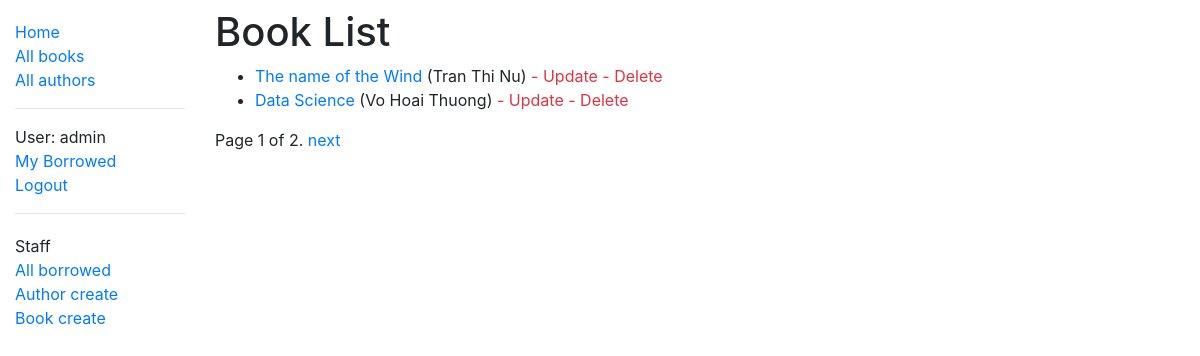
Page /catalog/books/ (signed in) on the committed database.
### catalog/models.py (models this page shows, shortened)
class Book(models.Model):
    title = models.CharField(max_length=200)
    author = models.ForeignKey('Author', null=True, on_delete=models.SET_NULL)
    sumary = models.TextField(
        help_text="Enter a brief description of the book")
    isbn = models.CharField('ISBN', max_length=13, unique=True,
                            help_text='13 Character <a href="https://www.isbn-international.org/content/what-isbn">ISBN number</a>')
    genre = models.ManyToManyField(
        Genre, help_text='Select a genre for this book')
    def get_absolute_url(self):
        return reverse('book-detail', args=[str(self.id)])
    def display_genre(self):
        return ', '.join(genre.name for genre in self.genre.all()[:3])
    display_genre.short_description = 'Genre'

class Author(models.Model):
    first_name = models.CharField(max_length=100)
    last_name = models.CharField(max_length=100)
    date_of_birth = models.DateField(null=True, blank=True)
    date_of_death = models.DateField('died', null=True, blank=True)
    class Meta:
        ordering = ['last_name', 'first_name']
    def __str__(self):
        return f'{self.last_name} {self.first_name}'

### catalog/views.py (the view)
# urls.py: path('books/', views.BookListView.as_view(), name='books'),
class BookListView(LoginRequiredMixin, generic.ListView):
    model = Book
    paginate_by = 2
    context_object_name = 'book_list'
    queryset = Book.objects.all()[:5]  # Get 5 books containing the title war
    template_name = 'book_list.html'  # Specify your own template name/location

### catalog/templates/book_list.html
{% extends "base_generic.html" %}
{% block content %}
<h1>Book List</h1>
{% if book_list %}
<ul>
    {% for book in book_list %}
    <li>
        <a href="{{ book.get_absolute_url }}">{{ book.title }}</a> ({{book.author}})
        {% if perms.catalog.can_mark_returned %}
        <a class="text-danger" href="{% url 'book-update' book.id %}">- Update</a>
        <a class="text-danger" href="{% url 'book-delete' book.id %}">- Delete</a>
        {% endif %}
    </li>
    {% endfor %}
</ul>
{% else %}
<p>There are no books in the library.</p>
{% endif %}
{% endblock %}

### catalog/templates/base_generic.html (shortened to what this page needs)
<!DOCTYPE html>
<html lang="en">
<head>
    <link rel="stylesheet" href="https://cdn.jsdelivr.net/npm/bootstrap@4.5.3/dist/css/bootstrap.min.css"
>
    {% load static %}
    <link rel="stylesheet" href="{% static 'css/styles.css' %}">
</head>
<body>
    <div class="container-fluid">
        <div class="row">
            <div class="col-sm-2">
                {% block sidebar %}
                <ul class="sidebar-nav">
                    <li><a href="{% url 'index' %}">Home</a></li>
                    <li><a href="{% url 'books' %}">All books</a></li>
                    <li><a href="{% url 'authors' %}">All authors</a></li>
                    <hr />
                    {% if user.is_authenticated %}
                    <li>User: {{ user.get_username }}</li>
                    <li><a href="{% url 'my-borrowed' %}">My Borrowed</a></li>
                    <li><a href="{% url 'logout'%}?next={{request.path}}">Logout</a></li>
                    {% else %}
                    <li><a href="{% url 'login'%}?next={{request.path}}">Login</a></li>
                    {% endif %}
                    {% if user.is_staff %}
                    <hr />
                    <ul class="sidebar-nav">
                        <li>Staff</li>
                        {% if perms.catalog.can_mark_returned %}
                        <li><a href="{% url 'borrowed' %}">All borrowed</a></li>
                        <li><a href="{% url 'author-create' %}">Author create</a></li>
                        <li><a href="{% url 'book-create' %}">Book create</a></li>
                        {% endif %}
                    </ul>
                    {% endif %}
                </ul>
                {% endblock %}
            </div>
            <div class="col-sm-10 pt-2">{% block content %}{% endblock %}
                {% block pagination %}
                {% if is_paginated %}
                <div class="pagination">
                    <span class="page-links">
                        <span class="page-current">
                            Page {{ page_obj.number }} of {{ page_obj.paginator.num_pages }}.
                        </span>
                        {% if page_obj.has_next %}
                        <a href="{{ request.path }}?page={{ page_obj.next_page_number }}">next</a>
                        {% endif %}
                    </span>
                </div>
                {% endif %}
                {% endblock %}
            </div>
        </div>
    </div>
</body>
</html>

### catalog/static/css/styles.css (style rules this page uses)
.sidebar-nav { margin-top: 20px; padding: 0; list-style: none; }

### rows in the picture
Book: title "The name of the Wind", author "Tran Thi Nu"
Book: title "Data Science", author "Vo Hoai Thuong"

### other values in the picture
{{ user.get_username }} "admin"
{{ page_obj.number }} "1"
{{ page_obj.paginator.num_pages }} "2"
